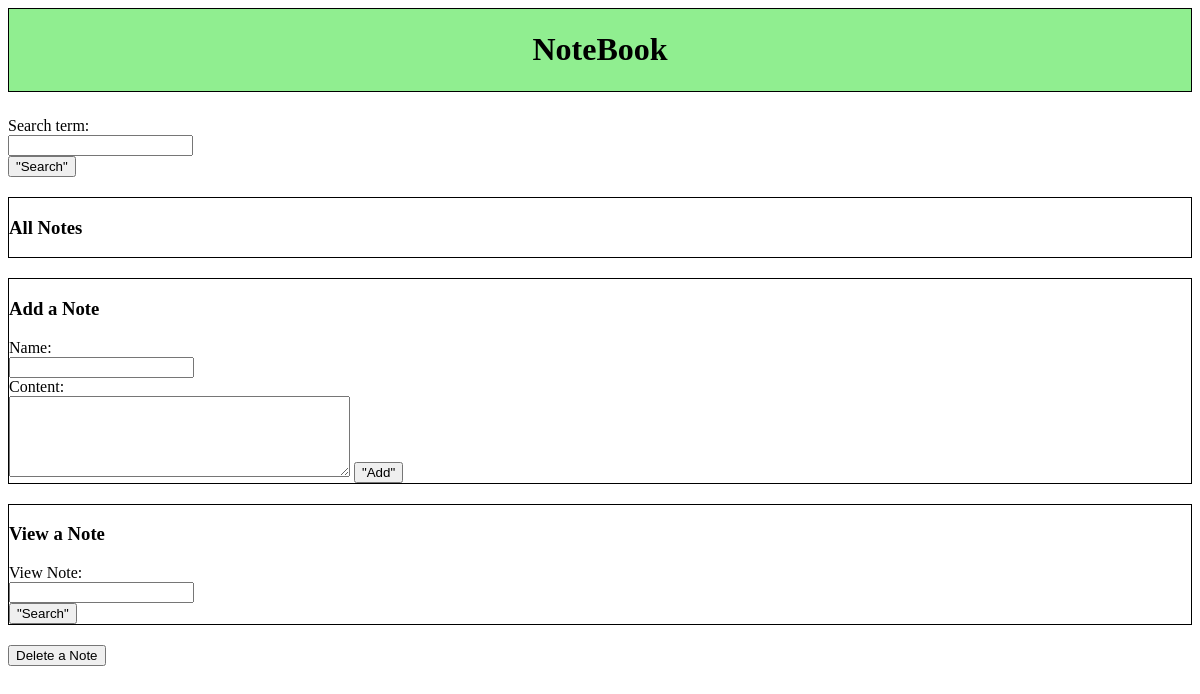
Before: / with the older database file.
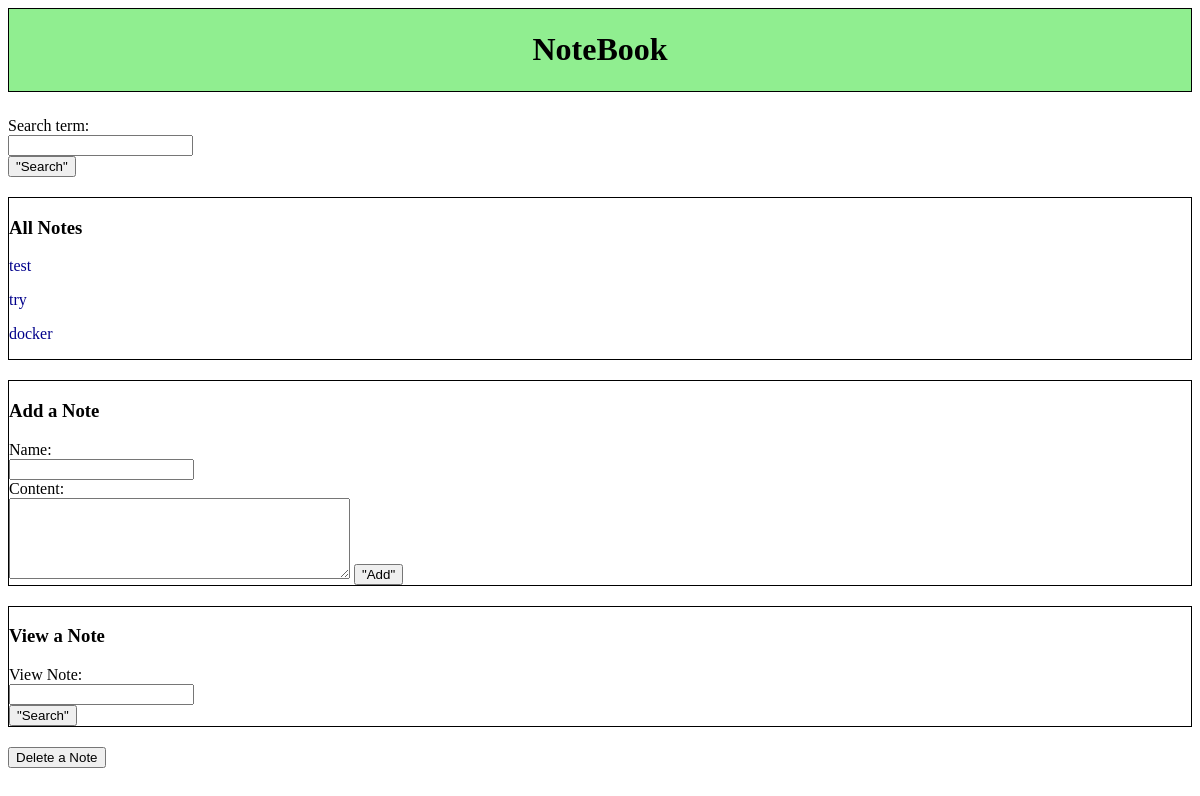
After: the same page with the newer database file.
### notebook/models.py (models this page shows)
class Note(db.Model):
    id = db.Column(db.Integer, primary_key=True)
    name = db.Column(db.Text, nullable=False)
    content = db.Column(db.Text, nullable=False)
    comments = db.relationship('Comment', backref='note', cascade='all, delete-orphan', lazy=True)

### notebook/routes.py (the view, shortened to what this page needs)
@app.route('/', methods=['GET', 'POST'])
def main_page():
    all_notes_queries = Note.query.all()
    all_notes = [note.name for note in all_notes_queries]
    if len(all_notes) == 0:
        return render_template('main.html')
    return render_template('main.html', notes=all_notes, notes_header="All Notes")

### notebook/templates/main.html (shortened to what this page needs)
<!DOCTYPE html>
<html>
  <head>
    <link rel="stylesheet" href="{{ url_for('static', filename='css/main.css') }}"/>
  </head>
  <body>
    <header>
          <h1>NoteBook</h1>
    </header>
    <div style = border:none;>
      <form action="{{ url_for('main_page') }}" method="POST">
        <label for="term">Search term:</label><br>
        <input type="text" id="term" name="term"><br>
        <button type="submit" name="action" value="search">"Search"</button>
      </form>
    </div>
    <div>
      <h3>All Notes</h3>
      {% for note in notes %}
        <p>{{ note }}</p>
      {% endfor %}
    </div>
    <div>
      <h3>Add a Note</h3>
      <form action="{{ url_for('main_page') }}" method="POST">
        <label for="name">Name:</label><br>
        <input type="text" id="name" name="name"><br>
        <label for="content">Content:</label><br>
        <textarea id="content" name="content" rows="5" cols="40"></textarea>
        <button type="submit" name="action" value="add">"Add"</button>
      </form>
    </div>
    <div>
      <h3>View a Note</h3>
      <form action="{{ url_for('find_note') }}" method="POST">
        <label for="note">View Note:</label><br>
        <input type="text" id="note" name="note"><br>
        <button type="submit" name="action" value="find">"Search"</button>
      </form>
    </div>
    <button id="toggleButton">Delete a Note</button>
  </body>
</html>

### notebook/static/css/main.css (style rules this page uses)
header { background-color: lightgreen; text-align: center; padding: 1px; outline: 1px; border: 1px solid black; margin-bottom: 25px; }
div { border:1px solid black; margin-bottom:20px; }
p { color:darkblue; }

Changed rows visible on the page:
added Note: name "test"
added Note: name "try"
added Note: name "docker"
